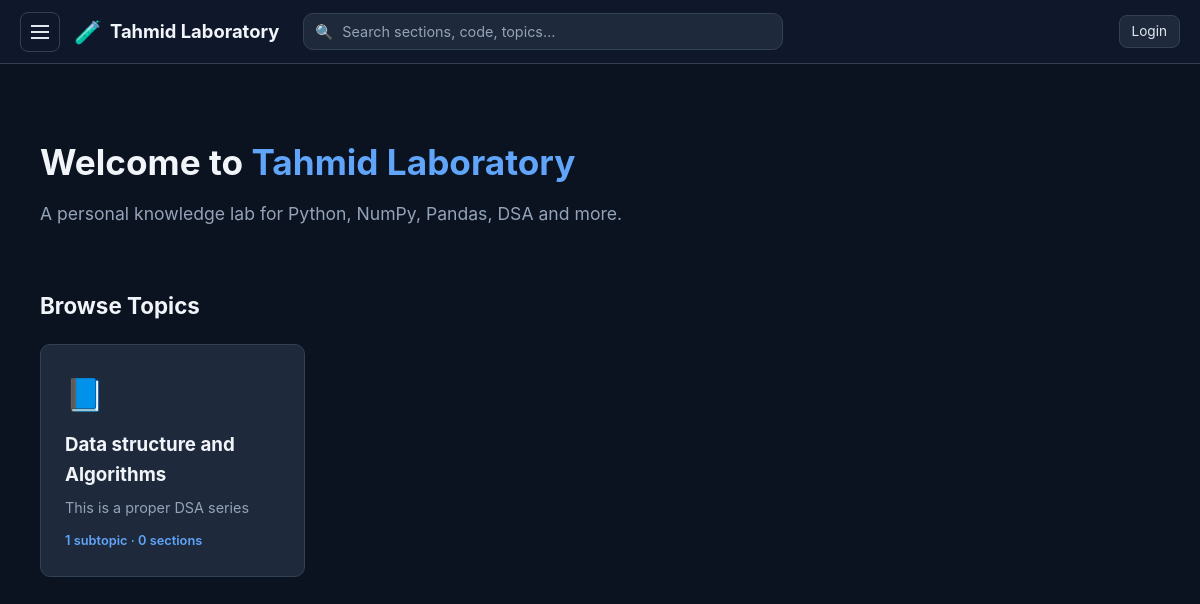
The page / on the database its author committed.
### lab/models.py (models this page shows, shortened)
class Topic(models.Model):
    name = models.CharField(max_length=200, unique=True)
    slug = models.SlugField(max_length=200, unique=True, blank=True)
    description = models.TextField(
        blank=True, help_text="Short intro shown on homepage"
    )
    icon = models.CharField(max_length=50, default="📘", help_text="An emoji or icon")
    order = models.IntegerField(default=0, help_text="Lower = appears first")
    created_at = models.DateTimeField(auto_now_add=True)
    updated_at = models.DateTimeField(auto_now=True)
    class Meta:
        ordering = ["order", "name"]
    def get_absolute_url(self):
        return reverse("lab:topic_detail", kwargs={"slug": self.slug})

### lab/views.py (the view)
# urls.py: path("", views.home, name="home"),
def home(request):
    topics = Topic.objects.annotate(
        subtopic_count=Count("subtopics", distinct=True),
        section_count=Count("subtopics__sections", distinct=True),
    )
    return render(
        request,
        "lab/home.html",
        {
            "topics": _sidebar_topics(),
            "home_topics": topics,
        },
    )

### lab/models.py (called while the page is built)
    def get_absolute_url(self):
        return reverse(
            "lab:subtopic_detail",
            kwargs={
                "topic_slug": self.topic.slug,
                "subtopic_slug": self.slug,
            },
        )

### lab/views.py (called while the page is built)
def _sidebar_topics():
    return (
        Topic.objects.prefetch_related("subtopics")
        .annotate(subtopic_count=Count("subtopics", distinct=True))
        .all()
    )

### lab/templates/lab/home.html (shortened to what this page needs)
{% extends 'lab/base.html' %}
{% block content %}
<section class="hero">
    <h1>Welcome to <span>Tahmid Laboratory</span></h1>
    <p>A personal knowledge lab for Python, NumPy, Pandas, DSA and more.</p>
</section>
<h2 class="section-heading">Browse Topics</h2>
<div class="topics-grid">
    {% for t in home_topics %}
    <a href="{{ t.get_absolute_url }}" class="topic-card">
        <div class="topic-icon">{{ t.icon }}</div>
        <h3>{{ t.name }}</h3>
        <p>{{ t.description|default:"Explore this topic" }}</p>
        <span class="topic-meta">
            {{ t.subtopic_count }} subtopic{{ t.subtopic_count|pluralize }} ·
            {{ t.section_count }} section{{ t.section_count|pluralize }}
        </span>
    </a>
    {% empty %}
    <div class="empty-state">
        <h3>No topics yet</h3>
        <p>Log in to <a href="/admin/">the admin dashboard</a> to add your first topic.</p>
    </div>
    {% endfor %}
</div>
{% endblock %}

### static/css/style.css (style rules this page uses)
* { box-sizing: border-box; margin: 0; padding: 0; }
:root { --primary: #60a5fa; --primary-dark: #3b82f6; --bg: #0b1220; --bg-alt: #0f172a; --surface: #1e293b; --surface-2: #334155; --border: #334155; --text: #e2e8f0; --text-strong: #f1f5f9; --muted: #94a3b8; --sidebar-bg: #060b16; --sidebar-active: #1e40af; --danger: #f87171; --success: #34d399; --radius: 10px; }
body { font-family: -apple-system, BlinkMacSystemFont, "Segoe UI", Roboto, sans-serif; background: var(--bg); color: var(--text); line-height: 1.6; min-height: 100vh; }
.hero { padding: 40px 0; }
.hero h1 { font-size: 2.2rem; margin-bottom: 10px; color: var(--text-strong); }
.hero h1 span { color: var(--primary); }
.hero p { color: var(--muted); font-size: 1.1rem; }
.section-heading { margin: 20px 0; font-size: 1.4rem; color: var(--text-strong); }
.topics-grid { display: grid; grid-template-columns: repeat(auto-fill, minmax(240px, 1fr)); gap: 20px; margin-top: 20px; }
.topic-card { background: var(--surface); border: 1px solid var(--border); border-radius: var(--radius); padding: 24px; text-decoration: none; color: var(--text); transition: 0.2s; display: flex; flex-direction: column; }
.topic-icon { font-size: 2rem; margin-bottom: 10px; }
.topic-card h3 { margin-bottom: 6px; color: var(--text-strong); }
.topic-card p { color: var(--muted); font-size: 0.9rem; margin-bottom: 12px; flex: 1; }
.topic-meta { font-size: 0.8rem; color: var(--primary); font-weight: 600; }

### rows shown on the page
Topic: icon "📘", name "Data structure and Algorithms", description "This is a proper DSA series", subtopic_count "1", section_count "0"
